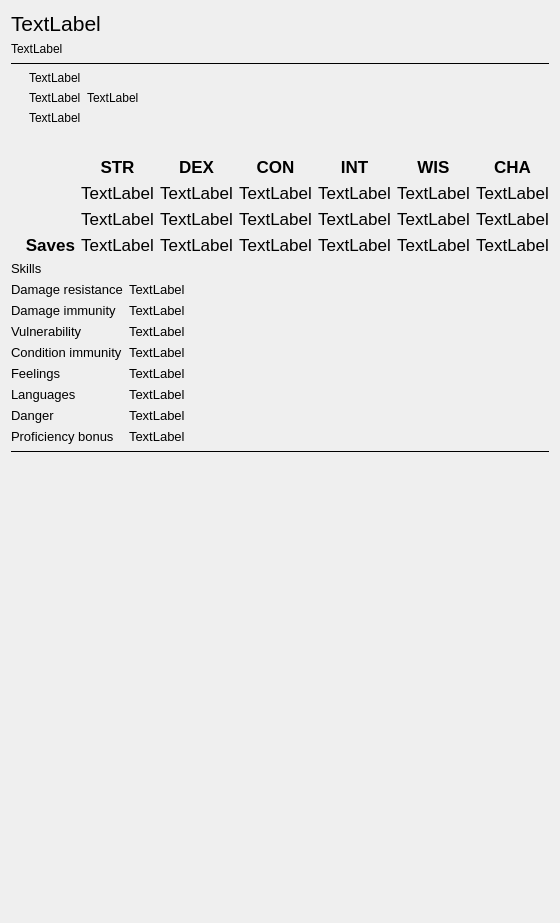
<?xml version="1.0" encoding="UTF-8"?>
<ui version="4.0">
 <class>DndBestiaryPage</class>
 <widget class="QWidget" name="DndBestiaryPage">
  <property name="geometry">
   <rect>
    <x>0</x>
    <y>0</y>
    <width>560</width>
    <height>923</height>
   </rect>
  </property>
  <property name="windowTitle">
   <string>BestiaryPage</string>
  </property>
  <layout class="QVBoxLayout" name="verticalLayout">
   <item>
    <widget class="QLabel" name="nameLabel">
     <property name="maximumSize">
      <size>
       <width>16777215</width>
       <height>50</height>
      </size>
     </property>
     <property name="font">
      <font>
       <pointsize>16</pointsize>
      </font>
     </property>
     <property name="text">
      <string notr="true">TextLabel</string>
     </property>
    </widget>
   </item>
   <item>
    <widget class="QLabel" name="detailsLabel">
     <property name="text">
      <string>TextLabel</string>
     </property>
    </widget>
   </item>
   <item>
    <widget class="Line" name="line">
     <property name="frameShadow">
      <enum>QFrame::Plain</enum>
     </property>
     <property name="orientation">
      <enum>Qt::Horizontal</enum>
     </property>
    </widget>
   </item>
   <item>
    <layout class="QHBoxLayout" name="horizontalLayout_2">
     <item>
      <layout class="QFormLayout" name="formLayout">
       <property name="leftMargin">
        <number>5</number>
       </property>
       <item row="0" column="0">
        <widget class="QLabel" name="shield">
         <property name="sizePolicy">
          <sizepolicy hsizetype="Fixed" vsizetype="Fixed">
           <horstretch>0</horstretch>
           <verstretch>0</verstretch>
          </sizepolicy>
         </property>
         <property name="text">
          <string/>
         </property>
         <property name="pixmap">
          <pixmap resource="../static/app_resources.qrc">:/shield.svg</pixmap>
         </property>
         <property name="scaledContents">
          <bool>true</bool>
         </property>
        </widget>
       </item>
       <item row="0" column="1">
        <widget class="QLabel" name="acLabel">
         <property name="text">
          <string notr="true">TextLabel</string>
         </property>
        </widget>
       </item>
       <item row="1" column="0">
        <widget class="QLabel" name="heart">
         <property name="text">
          <string/>
         </property>
         <property name="pixmap">
          <pixmap resource="../static/app_resources.qrc">:/heart.svg</pixmap>
         </property>
         <property name="scaledContents">
          <bool>true</bool>
         </property>
        </widget>
       </item>
       <item row="2" column="0">
        <widget class="QLabel" name="speed">
         <property name="text">
          <string/>
         </property>
         <property name="pixmap">
          <pixmap resource="../static/app_resources.qrc">:/charSheet/run.svg</pixmap>
         </property>
         <property name="scaledContents">
          <bool>true</bool>
         </property>
        </widget>
       </item>
       <item row="2" column="1">
        <widget class="QLabel" name="speedLabel">
         <property name="text">
          <string>TextLabel</string>
         </property>
        </widget>
       </item>
       <item row="1" column="1">
        <layout class="QHBoxLayout" name="horizontalLayout">
         <item>
          <widget class="QLabel" name="hpLabel">
           <property name="text">
            <string notr="true">TextLabel</string>
           </property>
          </widget>
         </item>
         <item>
          <widget class="QLabel" name="hpFormula">
           <property name="text">
            <string notr="true">TextLabel</string>
           </property>
          </widget>
         </item>
        </layout>
       </item>
      </layout>
     </item>
     <item>
      <spacer name="horizontalSpacer">
       <property name="orientation">
        <enum>Qt::Horizontal</enum>
       </property>
       <property name="sizeHint" stdset="0">
        <size>
         <width>40</width>
         <height>20</height>
        </size>
       </property>
      </spacer>
     </item>
     <item>
      <widget class="QLabel" name="token">
       <property name="minimumSize">
        <size>
         <width>80</width>
         <height>80</height>
        </size>
       </property>
       <property name="maximumSize">
        <size>
         <width>80</width>
         <height>80</height>
        </size>
       </property>
       <property name="text">
        <string/>
       </property>
       <property name="pixmap">
        <pixmap resource="../static/app_resources.qrc">:/human.svg</pixmap>
       </property>
       <property name="scaledContents">
        <bool>true</bool>
       </property>
      </widget>
     </item>
    </layout>
   </item>
   <item>
    <layout class="QGridLayout" name="gridLayout">
     <item row="3" column="4">
      <widget class="QLabel" name="intSaveBonus">
       <property name="sizePolicy">
        <sizepolicy hsizetype="Minimum" vsizetype="Minimum">
         <horstretch>0</horstretch>
         <verstretch>0</verstretch>
        </sizepolicy>
       </property>
       <property name="maximumSize">
        <size>
         <width>16777215</width>
         <height>30</height>
        </size>
       </property>
       <property name="font">
        <font>
         <pointsize>13</pointsize>
        </font>
       </property>
       <property name="text">
        <string>TextLabel</string>
       </property>
       <property name="alignment">
        <set>Qt::AlignCenter</set>
       </property>
      </widget>
     </item>
     <item row="2" column="4">
      <widget class="QLabel" name="intBonusLabel">
       <property name="sizePolicy">
        <sizepolicy hsizetype="Minimum" vsizetype="Minimum">
         <horstretch>0</horstretch>
         <verstretch>0</verstretch>
        </sizepolicy>
       </property>
       <property name="maximumSize">
        <size>
         <width>16777215</width>
         <height>30</height>
        </size>
       </property>
       <property name="font">
        <font>
         <pointsize>13</pointsize>
        </font>
       </property>
       <property name="text">
        <string notr="true">TextLabel</string>
       </property>
       <property name="alignment">
        <set>Qt::AlignCenter</set>
       </property>
      </widget>
     </item>
     <item row="0" column="2">
      <widget class="QLabel" name="dexterity">
       <property name="sizePolicy">
        <sizepolicy hsizetype="Minimum" vsizetype="Minimum">
         <horstretch>0</horstretch>
         <verstretch>0</verstretch>
        </sizepolicy>
       </property>
       <property name="maximumSize">
        <size>
         <width>16777215</width>
         <height>30</height>
        </size>
       </property>
       <property name="font">
        <font>
         <pointsize>13</pointsize>
         <weight>75</weight>
         <bold>true</bold>
        </font>
       </property>
       <property name="text">
        <string>DEX</string>
       </property>
       <property name="alignment">
        <set>Qt::AlignCenter</set>
       </property>
      </widget>
     </item>
     <item row="3" column="1">
      <widget class="QLabel" name="strSaveBonus">
       <property name="sizePolicy">
        <sizepolicy hsizetype="Minimum" vsizetype="Minimum">
         <horstretch>0</horstretch>
         <verstretch>0</verstretch>
        </sizepolicy>
       </property>
       <property name="maximumSize">
        <size>
         <width>16777215</width>
         <height>30</height>
        </size>
       </property>
       <property name="font">
        <font>
         <pointsize>13</pointsize>
        </font>
       </property>
       <property name="text">
        <string>TextLabel</string>
       </property>
       <property name="alignment">
        <set>Qt::AlignCenter</set>
       </property>
      </widget>
     </item>
     <item row="2" column="6">
      <widget class="QLabel" name="chaBonusLabel">
       <property name="sizePolicy">
        <sizepolicy hsizetype="Minimum" vsizetype="Minimum">
         <horstretch>0</horstretch>
         <verstretch>0</verstretch>
        </sizepolicy>
       </property>
       <property name="maximumSize">
        <size>
         <width>16777215</width>
         <height>30</height>
        </size>
       </property>
       <property name="font">
        <font>
         <pointsize>13</pointsize>
        </font>
       </property>
       <property name="text">
        <string notr="true">TextLabel</string>
       </property>
       <property name="alignment">
        <set>Qt::AlignCenter</set>
       </property>
      </widget>
     </item>
     <item row="1" column="6">
      <widget class="QLabel" name="chaValueLabel">
       <property name="sizePolicy">
        <sizepolicy hsizetype="Minimum" vsizetype="Minimum">
         <horstretch>0</horstretch>
         <verstretch>0</verstretch>
        </sizepolicy>
       </property>
       <property name="maximumSize">
        <size>
         <width>16777215</width>
         <height>30</height>
        </size>
       </property>
       <property name="font">
        <font>
         <pointsize>13</pointsize>
        </font>
       </property>
       <property name="text">
        <string notr="true">TextLabel</string>
       </property>
       <property name="alignment">
        <set>Qt::AlignCenter</set>
       </property>
      </widget>
     </item>
     <item row="2" column="5">
      <widget class="QLabel" name="wisBonusLabel">
       <property name="sizePolicy">
        <sizepolicy hsizetype="Minimum" vsizetype="Minimum">
         <horstretch>0</horstretch>
         <verstretch>0</verstretch>
        </sizepolicy>
       </property>
       <property name="maximumSize">
        <size>
         <width>16777215</width>
         <height>30</height>
        </size>
       </property>
       <property name="font">
        <font>
         <pointsize>13</pointsize>
        </font>
       </property>
       <property name="text">
        <string notr="true">TextLabel</string>
       </property>
       <property name="alignment">
        <set>Qt::AlignCenter</set>
       </property>
      </widget>
     </item>
     <item row="0" column="5">
      <widget class="QLabel" name="wisdom">
       <property name="sizePolicy">
        <sizepolicy hsizetype="Minimum" vsizetype="Minimum">
         <horstretch>0</horstretch>
         <verstretch>0</verstretch>
        </sizepolicy>
       </property>
       <property name="maximumSize">
        <size>
         <width>16777215</width>
         <height>30</height>
        </size>
       </property>
       <property name="font">
        <font>
         <pointsize>13</pointsize>
         <weight>75</weight>
         <bold>true</bold>
        </font>
       </property>
       <property name="text">
        <string>WIS</string>
       </property>
       <property name="alignment">
        <set>Qt::AlignCenter</set>
       </property>
      </widget>
     </item>
     <item row="0" column="4">
      <widget class="QLabel" name="intelligence">
       <property name="sizePolicy">
        <sizepolicy hsizetype="Minimum" vsizetype="Minimum">
         <horstretch>0</horstretch>
         <verstretch>0</verstretch>
        </sizepolicy>
       </property>
       <property name="maximumSize">
        <size>
         <width>16777215</width>
         <height>30</height>
        </size>
       </property>
       <property name="font">
        <font>
         <pointsize>13</pointsize>
         <weight>75</weight>
         <bold>true</bold>
        </font>
       </property>
       <property name="text">
        <string>INT</string>
       </property>
       <property name="alignment">
        <set>Qt::AlignCenter</set>
       </property>
      </widget>
     </item>
     <item row="0" column="6">
      <widget class="QLabel" name="charisma">
       <property name="sizePolicy">
        <sizepolicy hsizetype="Minimum" vsizetype="Minimum">
         <horstretch>0</horstretch>
         <verstretch>0</verstretch>
        </sizepolicy>
       </property>
       <property name="maximumSize">
        <size>
         <width>16777215</width>
         <height>30</height>
        </size>
       </property>
       <property name="font">
        <font>
         <pointsize>13</pointsize>
         <weight>75</weight>
         <bold>true</bold>
        </font>
       </property>
       <property name="text">
        <string>CHA</string>
       </property>
       <property name="alignment">
        <set>Qt::AlignCenter</set>
       </property>
      </widget>
     </item>
     <item row="1" column="5">
      <widget class="QLabel" name="wisValueLabel">
       <property name="sizePolicy">
        <sizepolicy hsizetype="Minimum" vsizetype="Minimum">
         <horstretch>0</horstretch>
         <verstretch>0</verstretch>
        </sizepolicy>
       </property>
       <property name="maximumSize">
        <size>
         <width>16777215</width>
         <height>30</height>
        </size>
       </property>
       <property name="font">
        <font>
         <pointsize>13</pointsize>
        </font>
       </property>
       <property name="text">
        <string notr="true">TextLabel</string>
       </property>
       <property name="alignment">
        <set>Qt::AlignCenter</set>
       </property>
      </widget>
     </item>
     <item row="0" column="1">
      <widget class="QLabel" name="strength">
       <property name="sizePolicy">
        <sizepolicy hsizetype="Minimum" vsizetype="Minimum">
         <horstretch>0</horstretch>
         <verstretch>0</verstretch>
        </sizepolicy>
       </property>
       <property name="maximumSize">
        <size>
         <width>16777215</width>
         <height>30</height>
        </size>
       </property>
       <property name="font">
        <font>
         <pointsize>13</pointsize>
         <weight>75</weight>
         <bold>true</bold>
        </font>
       </property>
       <property name="text">
        <string>STR</string>
       </property>
       <property name="alignment">
        <set>Qt::AlignCenter</set>
       </property>
      </widget>
     </item>
     <item row="1" column="2">
      <widget class="QLabel" name="dexValueLabel">
       <property name="sizePolicy">
        <sizepolicy hsizetype="Minimum" vsizetype="Minimum">
         <horstretch>0</horstretch>
         <verstretch>0</verstretch>
        </sizepolicy>
       </property>
       <property name="maximumSize">
        <size>
         <width>16777215</width>
         <height>30</height>
        </size>
       </property>
       <property name="font">
        <font>
         <pointsize>13</pointsize>
        </font>
       </property>
       <property name="text">
        <string notr="true">TextLabel</string>
       </property>
       <property name="alignment">
        <set>Qt::AlignCenter</set>
       </property>
      </widget>
     </item>
     <item row="1" column="4">
      <widget class="QLabel" name="intValueLabel">
       <property name="sizePolicy">
        <sizepolicy hsizetype="Minimum" vsizetype="Minimum">
         <horstretch>0</horstretch>
         <verstretch>0</verstretch>
        </sizepolicy>
       </property>
       <property name="maximumSize">
        <size>
         <width>16777215</width>
         <height>30</height>
        </size>
       </property>
       <property name="font">
        <font>
         <pointsize>13</pointsize>
        </font>
       </property>
       <property name="text">
        <string notr="true">TextLabel</string>
       </property>
       <property name="alignment">
        <set>Qt::AlignCenter</set>
       </property>
      </widget>
     </item>
     <item row="2" column="1">
      <widget class="QLabel" name="strBonusLabel">
       <property name="sizePolicy">
        <sizepolicy hsizetype="Minimum" vsizetype="Minimum">
         <horstretch>0</horstretch>
         <verstretch>0</verstretch>
        </sizepolicy>
       </property>
       <property name="maximumSize">
        <size>
         <width>16777215</width>
         <height>30</height>
        </size>
       </property>
       <property name="font">
        <font>
         <pointsize>13</pointsize>
        </font>
       </property>
       <property name="text">
        <string notr="true">TextLabel</string>
       </property>
       <property name="alignment">
        <set>Qt::AlignCenter</set>
       </property>
      </widget>
     </item>
     <item row="0" column="3">
      <widget class="QLabel" name="constitution">
       <property name="sizePolicy">
        <sizepolicy hsizetype="Minimum" vsizetype="Minimum">
         <horstretch>0</horstretch>
         <verstretch>0</verstretch>
        </sizepolicy>
       </property>
       <property name="maximumSize">
        <size>
         <width>16777215</width>
         <height>30</height>
        </size>
       </property>
       <property name="font">
        <font>
         <pointsize>13</pointsize>
         <weight>75</weight>
         <bold>true</bold>
        </font>
       </property>
       <property name="text">
        <string>CON</string>
       </property>
       <property name="alignment">
        <set>Qt::AlignCenter</set>
       </property>
      </widget>
     </item>
     <item row="3" column="2">
      <widget class="QLabel" name="dexSaveBonus">
       <property name="sizePolicy">
        <sizepolicy hsizetype="Minimum" vsizetype="Minimum">
         <horstretch>0</horstretch>
         <verstretch>0</verstretch>
        </sizepolicy>
       </property>
       <property name="maximumSize">
        <size>
         <width>16777215</width>
         <height>30</height>
        </size>
       </property>
       <property name="font">
        <font>
         <pointsize>13</pointsize>
        </font>
       </property>
       <property name="text">
        <string>TextLabel</string>
       </property>
       <property name="alignment">
        <set>Qt::AlignCenter</set>
       </property>
      </widget>
     </item>
     <item row="3" column="3">
      <widget class="QLabel" name="conSaveBonus">
       <property name="sizePolicy">
        <sizepolicy hsizetype="Minimum" vsizetype="Minimum">
         <horstretch>0</horstretch>
         <verstretch>0</verstretch>
        </sizepolicy>
       </property>
       <property name="maximumSize">
        <size>
         <width>16777215</width>
         <height>30</height>
        </size>
       </property>
       <property name="font">
        <font>
         <pointsize>13</pointsize>
        </font>
       </property>
       <property name="text">
        <string>TextLabel</string>
       </property>
       <property name="alignment">
        <set>Qt::AlignCenter</set>
       </property>
      </widget>
     </item>
     <item row="3" column="5">
      <widget class="QLabel" name="wisSaveBonus">
       <property name="sizePolicy">
        <sizepolicy hsizetype="Minimum" vsizetype="Minimum">
         <horstretch>0</horstretch>
         <verstretch>0</verstretch>
        </sizepolicy>
       </property>
       <property name="maximumSize">
        <size>
         <width>16777215</width>
         <height>30</height>
        </size>
       </property>
       <property name="font">
        <font>
         <pointsize>13</pointsize>
        </font>
       </property>
       <property name="text">
        <string>TextLabel</string>
       </property>
       <property name="alignment">
        <set>Qt::AlignCenter</set>
       </property>
      </widget>
     </item>
     <item row="1" column="3">
      <widget class="QLabel" name="conValueLabel">
       <property name="sizePolicy">
        <sizepolicy hsizetype="Minimum" vsizetype="Minimum">
         <horstretch>0</horstretch>
         <verstretch>0</verstretch>
        </sizepolicy>
       </property>
       <property name="maximumSize">
        <size>
         <width>16777215</width>
         <height>30</height>
        </size>
       </property>
       <property name="font">
        <font>
         <pointsize>13</pointsize>
        </font>
       </property>
       <property name="text">
        <string notr="true">TextLabel</string>
       </property>
       <property name="alignment">
        <set>Qt::AlignCenter</set>
       </property>
      </widget>
     </item>
     <item row="3" column="6">
      <widget class="QLabel" name="chaSaveBonus">
       <property name="sizePolicy">
        <sizepolicy hsizetype="Minimum" vsizetype="Minimum">
         <horstretch>0</horstretch>
         <verstretch>0</verstretch>
        </sizepolicy>
       </property>
       <property name="maximumSize">
        <size>
         <width>16777215</width>
         <height>30</height>
        </size>
       </property>
       <property name="font">
        <font>
         <pointsize>13</pointsize>
        </font>
       </property>
       <property name="text">
        <string>TextLabel</string>
       </property>
       <property name="alignment">
        <set>Qt::AlignCenter</set>
       </property>
      </widget>
     </item>
     <item row="2" column="3">
      <widget class="QLabel" name="conBonusLabel">
       <property name="sizePolicy">
        <sizepolicy hsizetype="Minimum" vsizetype="Minimum">
         <horstretch>0</horstretch>
         <verstretch>0</verstretch>
        </sizepolicy>
       </property>
       <property name="maximumSize">
        <size>
         <width>16777215</width>
         <height>30</height>
        </size>
       </property>
       <property name="font">
        <font>
         <pointsize>13</pointsize>
        </font>
       </property>
       <property name="text">
        <string notr="true">TextLabel</string>
       </property>
       <property name="alignment">
        <set>Qt::AlignCenter</set>
       </property>
      </widget>
     </item>
     <item row="1" column="1">
      <widget class="QLabel" name="strValueLabel">
       <property name="sizePolicy">
        <sizepolicy hsizetype="Minimum" vsizetype="Minimum">
         <horstretch>0</horstretch>
         <verstretch>0</verstretch>
        </sizepolicy>
       </property>
       <property name="maximumSize">
        <size>
         <width>16777215</width>
         <height>30</height>
        </size>
       </property>
       <property name="font">
        <font>
         <pointsize>13</pointsize>
        </font>
       </property>
       <property name="text">
        <string notr="true">TextLabel</string>
       </property>
       <property name="alignment">
        <set>Qt::AlignCenter</set>
       </property>
      </widget>
     </item>
     <item row="2" column="2">
      <widget class="QLabel" name="dexBonusLabel">
       <property name="sizePolicy">
        <sizepolicy hsizetype="Minimum" vsizetype="Minimum">
         <horstretch>0</horstretch>
         <verstretch>0</verstretch>
        </sizepolicy>
       </property>
       <property name="maximumSize">
        <size>
         <width>16777215</width>
         <height>30</height>
        </size>
       </property>
       <property name="font">
        <font>
         <pointsize>13</pointsize>
        </font>
       </property>
       <property name="text">
        <string notr="true">TextLabel</string>
       </property>
       <property name="alignment">
        <set>Qt::AlignCenter</set>
       </property>
      </widget>
     </item>
     <item row="3" column="0">
      <widget class="QLabel" name="saves">
       <property name="sizePolicy">
        <sizepolicy hsizetype="Minimum" vsizetype="Minimum">
         <horstretch>0</horstretch>
         <verstretch>0</verstretch>
        </sizepolicy>
       </property>
       <property name="maximumSize">
        <size>
         <width>16777215</width>
         <height>30</height>
        </size>
       </property>
       <property name="font">
        <font>
         <pointsize>13</pointsize>
         <weight>75</weight>
         <bold>true</bold>
        </font>
       </property>
       <property name="text">
        <string>Saves</string>
       </property>
       <property name="alignment">
        <set>Qt::AlignRight|Qt::AlignTrailing|Qt::AlignVCenter</set>
       </property>
      </widget>
     </item>
    </layout>
   </item>
   <item>
    <layout class="QFormLayout" name="formLayout_2">
     <item row="0" column="0">
      <widget class="QLabel" name="skills">
       <property name="font">
        <font>
         <pointsize>10</pointsize>
        </font>
       </property>
       <property name="text">
        <string>Skills</string>
       </property>
      </widget>
     </item>
     <item row="0" column="1">
      <layout class="QHBoxLayout" name="skillsLayout"/>
     </item>
     <item row="1" column="0">
      <widget class="QLabel" name="DamageResistance">
       <property name="font">
        <font>
         <pointsize>10</pointsize>
        </font>
       </property>
       <property name="text">
        <string>Damage resistance</string>
       </property>
      </widget>
     </item>
     <item row="1" column="1">
      <widget class="QLabel" name="drLabel">
       <property name="font">
        <font>
         <pointsize>10</pointsize>
        </font>
       </property>
       <property name="text">
        <string>TextLabel</string>
       </property>
      </widget>
     </item>
     <item row="2" column="0">
      <widget class="QLabel" name="damageImmunity">
       <property name="font">
        <font>
         <pointsize>10</pointsize>
        </font>
       </property>
       <property name="text">
        <string>Damage immunity</string>
       </property>
      </widget>
     </item>
     <item row="2" column="1">
      <widget class="QLabel" name="diLabel">
       <property name="font">
        <font>
         <pointsize>10</pointsize>
        </font>
       </property>
       <property name="text">
        <string>TextLabel</string>
       </property>
      </widget>
     </item>
     <item row="3" column="0">
      <widget class="QLabel" name="vulnerability">
       <property name="font">
        <font>
         <pointsize>10</pointsize>
        </font>
       </property>
       <property name="text">
        <string>Vulnerability</string>
       </property>
      </widget>
     </item>
     <item row="3" column="1">
      <widget class="QLabel" name="dvLabel">
       <property name="font">
        <font>
         <pointsize>10</pointsize>
        </font>
       </property>
       <property name="text">
        <string>TextLabel</string>
       </property>
      </widget>
     </item>
     <item row="4" column="0">
      <widget class="QLabel" name="ConditionImmunity">
       <property name="font">
        <font>
         <pointsize>10</pointsize>
        </font>
       </property>
       <property name="text">
        <string>Condition immunity</string>
       </property>
      </widget>
     </item>
     <item row="4" column="1">
      <widget class="QLabel" name="ciLabel">
       <property name="font">
        <font>
         <pointsize>10</pointsize>
        </font>
       </property>
       <property name="text">
        <string>TextLabel</string>
       </property>
      </widget>
     </item>
     <item row="5" column="0">
      <widget class="QLabel" name="Feelings">
       <property name="font">
        <font>
         <pointsize>10</pointsize>
        </font>
       </property>
       <property name="text">
        <string>Feelings</string>
       </property>
      </widget>
     </item>
     <item row="5" column="1">
      <widget class="QLabel" name="fellingsLabel">
       <property name="font">
        <font>
         <pointsize>10</pointsize>
        </font>
       </property>
       <property name="text">
        <string>TextLabel</string>
       </property>
      </widget>
     </item>
     <item row="6" column="0">
      <widget class="QLabel" name="Languages">
       <property name="font">
        <font>
         <pointsize>10</pointsize>
        </font>
       </property>
       <property name="text">
        <string>Languages</string>
       </property>
      </widget>
     </item>
     <item row="6" column="1">
      <widget class="QLabel" name="langLabel">
       <property name="sizePolicy">
        <sizepolicy hsizetype="Preferred" vsizetype="Minimum">
         <horstretch>0</horstretch>
         <verstretch>0</verstretch>
        </sizepolicy>
       </property>
       <property name="font">
        <font>
         <pointsize>10</pointsize>
        </font>
       </property>
       <property name="text">
        <string>TextLabel</string>
       </property>
       <property name="textFormat">
        <enum>Qt::AutoText</enum>
       </property>
       <property name="wordWrap">
        <bool>true</bool>
       </property>
      </widget>
     </item>
     <item row="7" column="0">
      <widget class="QLabel" name="Danger">
       <property name="font">
        <font>
         <pointsize>10</pointsize>
        </font>
       </property>
       <property name="text">
        <string>Danger</string>
       </property>
      </widget>
     </item>
     <item row="7" column="1">
      <widget class="QLabel" name="dangerLabel">
       <property name="font">
        <font>
         <pointsize>10</pointsize>
        </font>
       </property>
       <property name="text">
        <string>TextLabel</string>
       </property>
      </widget>
     </item>
     <item row="8" column="0">
      <widget class="QLabel" name="prof">
       <property name="font">
        <font>
         <pointsize>10</pointsize>
        </font>
       </property>
       <property name="text">
        <string>Proficiency bonus</string>
       </property>
      </widget>
     </item>
     <item row="8" column="1">
      <widget class="QLabel" name="profLabel">
       <property name="font">
        <font>
         <pointsize>10</pointsize>
        </font>
       </property>
       <property name="text">
        <string>TextLabel</string>
       </property>
      </widget>
     </item>
    </layout>
   </item>
   <item>
    <widget class="Line" name="line_2">
     <property name="frameShadow">
      <enum>QFrame::Plain</enum>
     </property>
     <property name="orientation">
      <enum>Qt::Horizontal</enum>
     </property>
    </widget>
   </item>
   <item>
    <widget class="RollTextBrowser" name="infoField">
     <property name="minimumSize">
      <size>
       <width>0</width>
       <height>400</height>
      </size>
     </property>
     <property name="styleSheet">
      <string notr="true">background: palette(Window)</string>
     </property>
     <property name="frameShape">
      <enum>QFrame::NoFrame</enum>
     </property>
     <property name="readOnly">
      <bool>true</bool>
     </property>
    </widget>
   </item>
  </layout>
 </widget>
 <customwidgets>
  <customwidget>
   <class>RollTextBrowser</class>
   <extends>QTextBrowser</extends>
   <header location="global">rolltextbrowser.h</header>
  </customwidget>
 </customwidgets>
 <resources>
  <include location="../static/app_resources.qrc"/>
 </resources>
 <connections/>
</ui>
